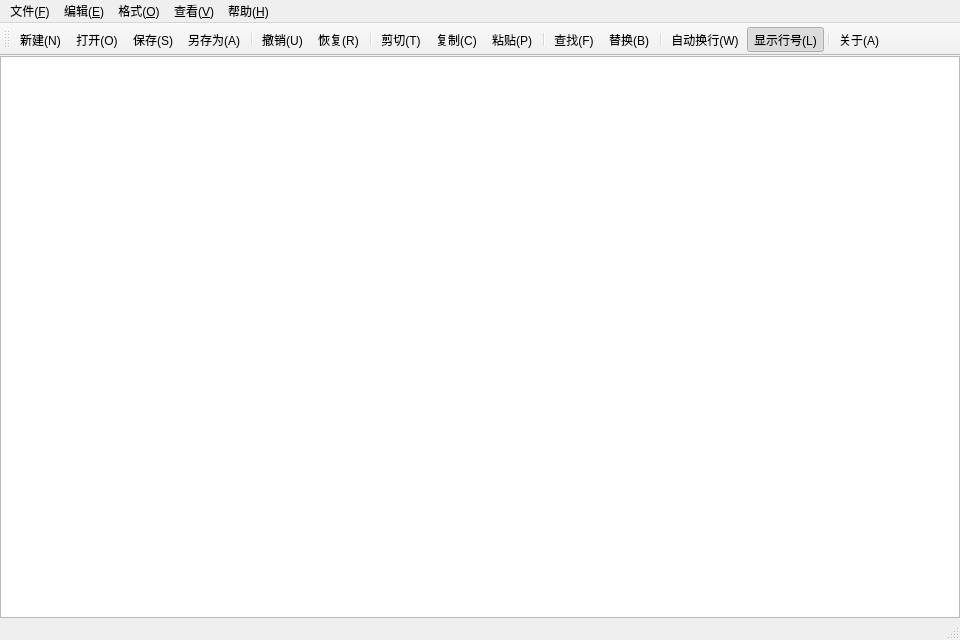
<?xml version="1.0" encoding="UTF-8"?>
<ui version="4.0">
 <class>MainWindow</class>
 <widget class="QMainWindow" name="MainWindow">
  <property name="geometry">
   <rect>
    <x>0</x>
    <y>0</y>
    <width>960</width>
    <height>640</height>
   </rect>
  </property>
  <property name="windowTitle">
   <string>文本编辑器</string>
  </property>
  <widget class="QWidget" name="centralwidget">
   <layout class="QVBoxLayout" name="verticalLayout">
    <property name="spacing">
     <number>0</number>
    </property>
    <property name="leftMargin">
     <number>0</number>
    </property>
    <property name="topMargin">
     <number>0</number>
    </property>
    <property name="rightMargin">
     <number>0</number>
    </property>
    <property name="bottomMargin">
     <number>0</number>
    </property>
    <item>
     <widget class="TextEditor" name="textEdit"/>
    </item>
   </layout>
  </widget>
  <widget class="QMenuBar" name="menubar">
   <property name="geometry">
    <rect>
     <x>0</x>
     <y>0</y>
     <width>960</width>
     <height>21</height>
    </rect>
   </property>
   <widget class="QMenu" name="menuFile">
    <property name="title">
     <string>文件(&amp;F)</string>
    </property>
    <addaction name="actionNew"/>
    <addaction name="actionOpen"/>
    <addaction name="actionSave"/>
    <addaction name="actionSaveAs"/>
    <addaction name="separator"/>
    <addaction name="actionExit"/>
   </widget>
   <widget class="QMenu" name="menuEdit">
    <property name="title">
     <string>编辑(&amp;E)</string>
    </property>
    <addaction name="actionUndo"/>
    <addaction name="actionRedo"/>
    <addaction name="separator"/>
    <addaction name="actionCut"/>
    <addaction name="actionCopy"/>
    <addaction name="actionPaste"/>
    <addaction name="separator"/>
    <addaction name="actionFind"/>
    <addaction name="actionReplace"/>
    <addaction name="separator"/>
    <addaction name="actionSelectAll"/>
   </widget>
   <widget class="QMenu" name="menuFormat">
    <property name="title">
     <string>格式(&amp;O)</string>
    </property>
    <addaction name="actionWordWrap"/>
    <addaction name="actionLineNumber"/>
    <addaction name="actionFont"/>
    <addaction name="actionFontColor"/>
    <addaction name="actionTextBackgroundColor"/>
    <addaction name="separator"/>
    <addaction name="actionEditorBackgroundColor"/>
   </widget>
   <widget class="QMenu" name="menuView">
    <property name="title">
     <string>查看(&amp;V)</string>
    </property>
    <addaction name="actionToolBar"/>
    <addaction name="actionStatusBar"/>
   </widget>
   <widget class="QMenu" name="menuHelp">
    <property name="title">
     <string>帮助(&amp;H)</string>
    </property>
    <addaction name="actionAbout"/>
   </widget>
   <addaction name="menuFile"/>
   <addaction name="menuEdit"/>
   <addaction name="menuFormat"/>
   <addaction name="menuView"/>
   <addaction name="menuHelp"/>
  </widget>
  <widget class="QStatusBar" name="statusbar"/>
  <widget class="QToolBar" name="toolBar">
   <property name="windowTitle">
    <string>工具栏</string>
   </property>
   <property name="toolButtonStyle">
    <enum>Qt::ToolButtonTextBesideIcon</enum>
   </property>
   <attribute name="toolBarArea">
    <enum>TopToolBarArea</enum>
   </attribute>
   <attribute name="toolBarBreak">
    <bool>false</bool>
   </attribute>
   <addaction name="actionNew"/>
   <addaction name="actionOpen"/>
   <addaction name="actionSave"/>
   <addaction name="actionSaveAs"/>
   <addaction name="separator"/>
   <addaction name="actionUndo"/>
   <addaction name="actionRedo"/>
   <addaction name="separator"/>
   <addaction name="actionCut"/>
   <addaction name="actionCopy"/>
   <addaction name="actionPaste"/>
   <addaction name="separator"/>
   <addaction name="actionFind"/>
   <addaction name="actionReplace"/>
   <addaction name="separator"/>
   <addaction name="actionWordWrap"/>
   <addaction name="actionLineNumber"/>
   <addaction name="separator"/>
   <addaction name="actionAbout"/>
  </widget>
  <action name="actionNew">
   <property name="text">
    <string>新建(&amp;N)</string>
   </property>
   <property name="shortcut">
    <string>Ctrl+N</string>
   </property>
  </action>
  <action name="actionOpen">
   <property name="text">
    <string>打开(&amp;O)</string>
   </property>
   <property name="shortcut">
    <string>Ctrl+O</string>
   </property>
  </action>
  <action name="actionSave">
   <property name="text">
    <string>保存(&amp;S)</string>
   </property>
   <property name="shortcut">
    <string>Ctrl+S</string>
   </property>
  </action>
  <action name="actionSaveAs">
   <property name="text">
    <string>另存为(&amp;A)</string>
   </property>
  </action>
  <action name="actionExit">
   <property name="text">
    <string>退出(&amp;X)</string>
   </property>
  </action>
  <action name="actionUndo">
   <property name="text">
    <string>撤销(&amp;U)</string>
   </property>
   <property name="shortcut">
    <string>Ctrl+Z</string>
   </property>
  </action>
  <action name="actionRedo">
   <property name="text">
    <string>恢复(&amp;R)</string>
   </property>
   <property name="shortcut">
    <string>Ctrl+Shift+Z</string>
   </property>
  </action>
  <action name="actionCut">
   <property name="text">
    <string>剪切(&amp;T)</string>
   </property>
   <property name="shortcut">
    <string>Ctrl+X</string>
   </property>
  </action>
  <action name="actionCopy">
   <property name="text">
    <string>复制(&amp;C)</string>
   </property>
   <property name="shortcut">
    <string>Ctrl+C</string>
   </property>
  </action>
  <action name="actionPaste">
   <property name="text">
    <string>粘贴(&amp;P)</string>
   </property>
   <property name="shortcut">
    <string>Ctrl+V</string>
   </property>
  </action>
  <action name="actionFind">
   <property name="text">
    <string>查找(&amp;F)</string>
   </property>
   <property name="shortcut">
    <string>Ctrl+F</string>
   </property>
  </action>
  <action name="actionReplace">
   <property name="text">
    <string>替换(&amp;B)</string>
   </property>
   <property name="shortcut">
    <string>Ctrl+H</string>
   </property>
  </action>
  <action name="actionSelectAll">
   <property name="text">
    <string>全选(&amp;A)</string>
   </property>
   <property name="shortcut">
    <string>Ctrl+A</string>
   </property>
  </action>
  <action name="actionWordWrap">
   <property name="checkable">
    <bool>true</bool>
   </property>
   <property name="text">
    <string>自动换行(&amp;W)</string>
   </property>
  </action>
  <action name="actionLineNumber">
   <property name="checkable">
    <bool>true</bool>
   </property>
   <property name="checked">
    <bool>true</bool>
   </property>
   <property name="text">
    <string>显示行号(&amp;L)</string>
   </property>
   <property name="shortcut">
    <string>Ctrl+L</string>
   </property>
  </action>
  <action name="actionFont">
   <property name="text">
    <string>字体(&amp;F)</string>
   </property>
  </action>
  <action name="actionFontColor">
   <property name="text">
    <string>字体颜色</string>
   </property>
  </action>
  <action name="actionTextBackgroundColor">
   <property name="text">
    <string>字体背景色</string>
   </property>
  </action>
  <action name="actionEditorBackgroundColor">
   <property name="text">
    <string>编辑器背景色</string>
   </property>
  </action>
  <action name="actionToolBar">
   <property name="checkable">
    <bool>true</bool>
   </property>
   <property name="checked">
    <bool>true</bool>
   </property>
   <property name="text">
    <string>工具栏(&amp;T)</string>
   </property>
  </action>
  <action name="actionStatusBar">
   <property name="checkable">
    <bool>true</bool>
   </property>
   <property name="checked">
    <bool>true</bool>
   </property>
   <property name="text">
    <string>状态栏(&amp;S)</string>
   </property>
  </action>
  <action name="actionAbout">
   <property name="text">
    <string>关于(&amp;A)</string>
   </property>
  </action>
 </widget>
 <customwidgets>
  <customwidget>
   <class>TextEditor</class>
   <extends>QPlainTextEdit</extends>
   <header>texteditor.h</header>
  </customwidget>
 </customwidgets>
 <resources/>
 <connections/>
</ui>
